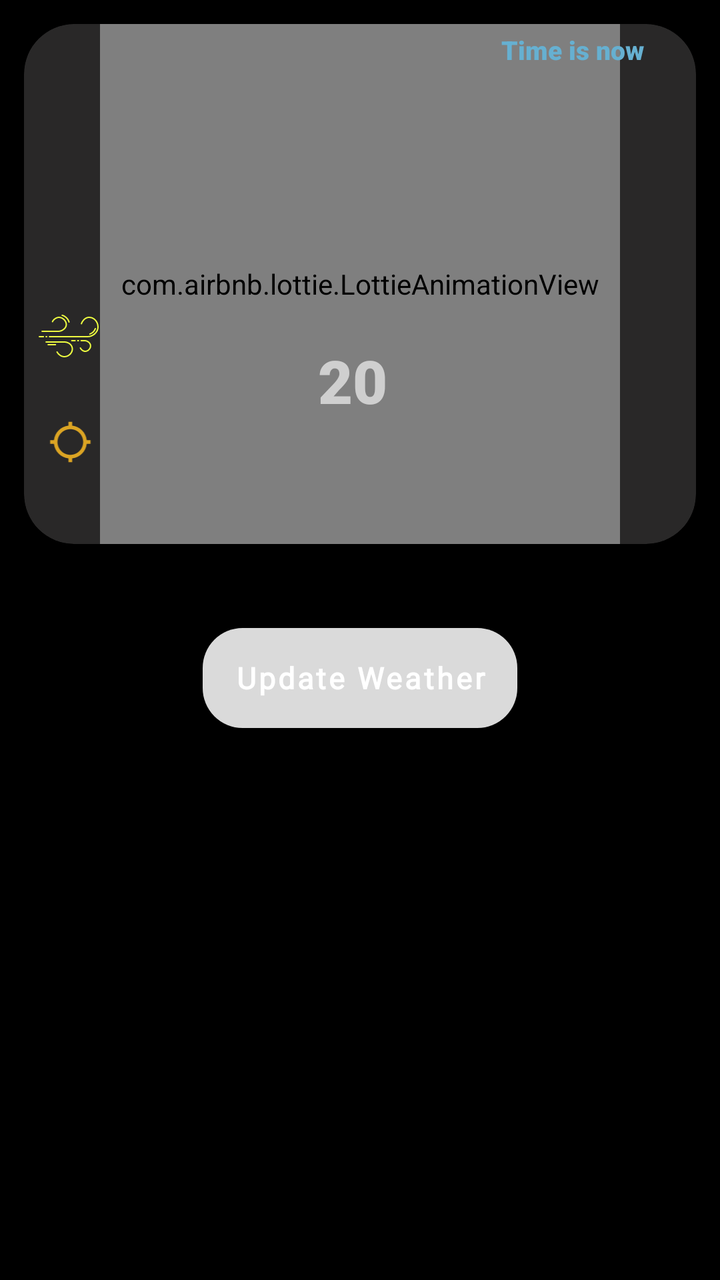
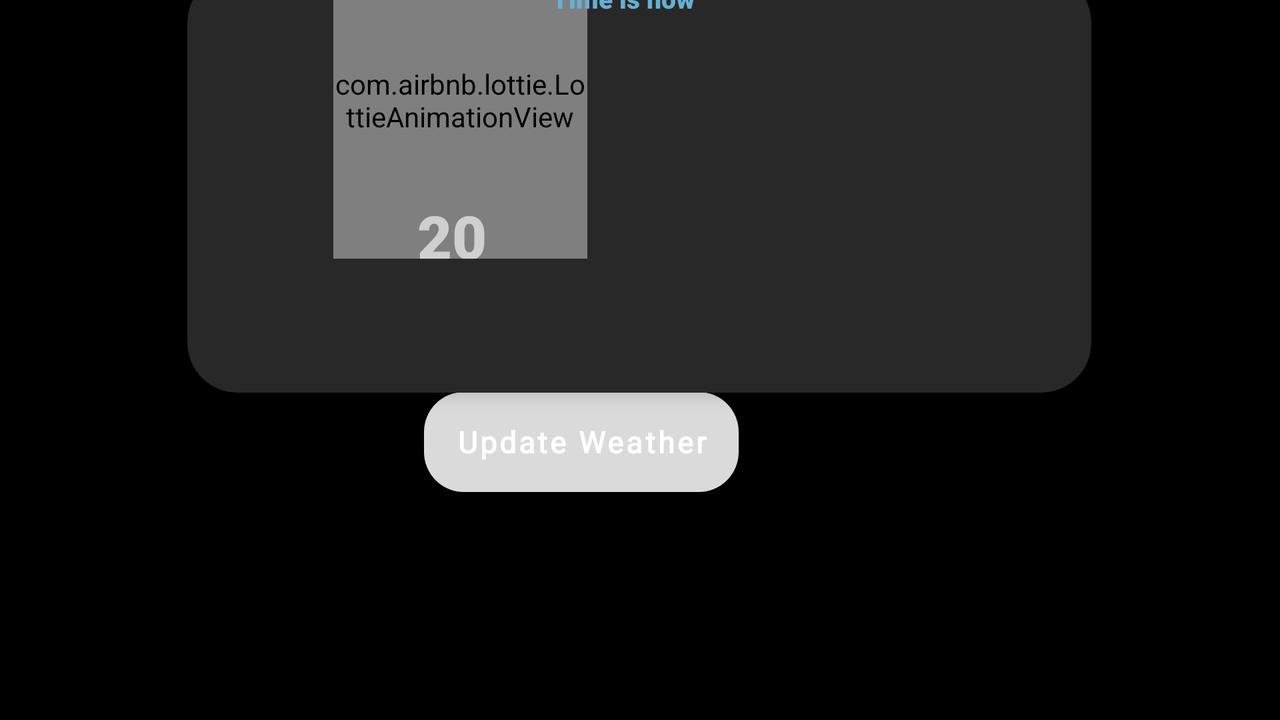

The same Android screen from two of the app's own layout files: first res/layout/ as a phone draws it, then the repository's variant for another configuration, drawn on a device whose configuration selects that folder. Both files follow.
<!-- AndroidManifest.xml: application theme Theme.WeatherAppUsingOpenMeteo -->
<!-- res/layout/fragment_weather.xml -->
<?xml version="1.0" encoding="utf-8"?>
<androidx.constraintlayout.widget.ConstraintLayout xmlns:android="http://schemas.android.com/apk/res/android"
    xmlns:app="http://schemas.android.com/apk/res-auto"
    xmlns:tools="http://schemas.android.com/tools"
    android:layout_width="match_parent"
    android:layout_height="match_parent"
    tools:context=".presentation.MainActivity">

    <View
        android:id="@+id/view2"
        android:layout_width="match_parent"
        android:layout_height="match_parent"
        android:background="#000000" />
    

    <androidx.cardview.widget.CardView
        android:id="@+id/main_Cardview"
        android:layout_width="match_parent"
        android:layout_height="260dp"
        android:layout_margin="12dp"
        app:cardBackgroundColor="#292828"
        app:cardCornerRadius="25dp"
        app:cardElevation="5dp"
        app:layout_constraintBottom_toTopOf="@+id/button"
        app:layout_constraintEnd_toEndOf="parent"
        app:layout_constraintHorizontal_bias="0.0"
        app:layout_constraintStart_toStartOf="parent"
        app:layout_constraintTop_toTopOf="parent"
        app:layout_constraintVertical_bias="0.605">

        <androidx.constraintlayout.widget.ConstraintLayout
            android:layout_width="match_parent"
            android:layout_height="match_parent">


            <ImageView
                android:id="@+id/imageView"
                android:layout_width="70dp"
                android:layout_height="70dp"
                android:src="@drawable/ic_snowy"
                app:layout_constraintBottom_toBottomOf="parent"
                app:layout_constraintEnd_toEndOf="parent"
                app:layout_constraintHorizontal_bias="0.498"
                app:layout_constraintStart_toStartOf="parent"
                app:layout_constraintTop_toTopOf="parent"
                app:layout_constraintVertical_bias="0.4" />

            <com.airbnb.lottie.LottieAnimationView
                android:id="@+id/animationView"
                android:layout_width="0dp"
                android:layout_height="0dp"
                app:lottie_rawRes="@raw/sa"
                app:lottie_autoPlay="true"
                app:lottie_loop="true"
                app:layout_constraintTop_toTopOf="parent"
                app:layout_constraintBottom_toBottomOf="parent"
                app:layout_constraintStart_toStartOf="parent"
                app:layout_constraintEnd_toEndOf="parent"
                app:layout_constraintDimensionRatio="1:1"
                />

            <TextView
                android:id="@+id/textView"
                android:layout_width="wrap_content"
                android:layout_height="wrap_content"
                android:layout_marginTop="12dp"
                android:fontFamily="sans-serif-black"
                android:text="20 "
                android:textColor="#CFCFCF"
                android:textSize="30sp"
                app:layout_constraintEnd_toEndOf="parent"
                app:layout_constraintStart_toStartOf="parent"
                app:layout_constraintTop_toBottomOf="@+id/imageView" />

            <TextView
                android:id="@+id/ss"
                android:layout_width="wrap_content"
                android:layout_height="wrap_content"
                android:layout_marginBottom="28dp"
                android:fontFamily="sans-serif-black"
                android:text=""
                android:textColor="#40C4FF"
                android:textSize="18sp"
                app:layout_constraintBottom_toBottomOf="parent"
                app:layout_constraintEnd_toEndOf="parent"
                app:layout_constraintHorizontal_bias="0.498"
                app:layout_constraintStart_toStartOf="parent" />

            <TextView
                android:id="@+id/cityName"
                android:layout_width="wrap_content"
                android:layout_height="wrap_content"
                android:layout_marginTop="40dp"
                android:fontFamily="sans-serif-black"
                android:text=" "
                android:textColor="#66B0D1"
                android:textSize="22sp"
                app:layout_constraintEnd_toEndOf="parent"
                app:layout_constraintHorizontal_bias="0.474"
                app:layout_constraintStart_toStartOf="parent"
                app:layout_constraintTop_toTopOf="parent" />

            <ImageView
                android:id="@+id/windSpeed"
                android:layout_width="30dp"
                android:layout_height="24dp"
                android:layout_marginTop="144dp"
                android:src="@drawable/ic_wind"
                app:layout_constraintEnd_toStartOf="@+id/textView"
                app:layout_constraintHorizontal_bias="0.063"
                app:layout_constraintStart_toStartOf="parent"
                app:layout_constraintTop_toTopOf="parent" />

            <ImageView
                android:id="@+id/windDirection"
                android:layout_width="25dp"
                android:layout_height="22dp"
                android:layout_marginBottom="40dp"
                android:src="@drawable/wind_direction"
                app:layout_constraintBottom_toBottomOf="parent"
                app:layout_constraintEnd_toStartOf="@+id/ss"
                app:layout_constraintHorizontal_bias="0.076"
                app:layout_constraintStart_toStartOf="parent" />

            <TextView
                android:id="@+id/windSpeedText"
                android:layout_width="wrap_content"
                android:layout_height="wrap_content"
                android:text=""
                android:textSize="16sp"
                android:textColor="#D6D6D6"
                app:layout_constraintBottom_toBottomOf="parent"
                app:layout_constraintEnd_toStartOf="@+id/textView"
                app:layout_constraintHorizontal_bias="0.063"
                app:layout_constraintStart_toEndOf="@+id/windSpeed"
                app:layout_constraintTop_toTopOf="parent"
                app:layout_constraintVertical_bias="0.597" />

            <TextView
                android:id="@+id/windDirectionText"
                android:layout_width="wrap_content"
                android:layout_height="wrap_content"
                android:text=""
                android:textSize="16sp"
                android:textColor="#D6D6D6"
                app:layout_constraintBottom_toBottomOf="parent"
                app:layout_constraintEnd_toStartOf="@+id/ss"
                app:layout_constraintHorizontal_bias="0.139"
                app:layout_constraintStart_toEndOf="@+id/windDirection"
                app:layout_constraintTop_toTopOf="parent"
                app:layout_constraintVertical_bias="0.821" />

            <TextView
                android:id="@+id/timeText"
                android:layout_width="wrap_content"
                android:layout_height="wrap_content"
                android:layout_marginTop="4dp"
                android:fontFamily="sans-serif-black"
                android:text="Time is now "
                android:textColor="#66B0D1"
                android:textSize="13sp"
                app:layout_constraintEnd_toEndOf="parent"
                app:layout_constraintHorizontal_bias="0.771"
                app:layout_constraintStart_toEndOf="@+id/cityName"
                app:layout_constraintTop_toTopOf="parent" />

        </androidx.constraintlayout.widget.ConstraintLayout>
    </androidx.cardview.widget.CardView>


    <Button
        android:id="@+id/button"
        android:layout_width="wrap_content"
        android:layout_height="50dp"
        android:layout_margin="30dp"
        android:background="@drawable/custom_button"
        android:fontFamily="@font/allerta"
        android:text="Update Weather"
        android:textAllCaps="false"
        android:textColor="#FFFFFF"
        android:textSize="15sp"
        android:textStyle="bold"
        app:layout_constraintBottom_toTopOf="@+id/recyclerview_horizontal"
        app:layout_constraintEnd_toEndOf="parent"
        app:layout_constraintStart_toStartOf="parent"
        app:layout_constraintTop_toBottomOf="@+id/main_Cardview"
        app:layout_constraintVertical_bias="0.869" />

    <androidx.recyclerview.widget.RecyclerView
        android:id="@+id/recyclerview_horizontal"
        android:layout_width="match_parent"
        android:layout_marginTop="50dp"
        android:layout_height="0dp"
        android:layout_marginStart="4dp"
        android:layout_marginBottom="128dp"
        android:orientation="horizontal"
        app:layoutManager="androidx.recyclerview.widget.LinearLayoutManager"
        app:layout_constraintBottom_toBottomOf="parent"
        app:layout_constraintTop_toBottomOf="@+id/button"
        app:layout_constraintStart_toStartOf="parent"
     />


</androidx.constraintlayout.widget.ConstraintLayout>
<!-- resources referenced by this layout -->
<resources>
  <!-- drawable custom_button (drawable) -->
  <?xml version="1.0" encoding="utf-8"?>
  <shape xmlns:android="http://schemas.android.com/apk/res/android">
      <corners android:radius="20dp"/>
  
  
  </shape>
  <!-- drawable ic_wind: vector/xml drawable (drawable, 2199 chars, omitted) -->
  <!-- drawable wind_direction (drawable) -->
  <vector android:height="24dp" android:tint="#DBA423"
      android:viewportHeight="24" android:viewportWidth="24"
      android:width="24dp" xmlns:android="http://schemas.android.com/apk/res/android">
      <path android:fillColor="@android:color/white" android:pathData="M20.94,11c-0.46,-4.17 -3.77,-7.48 -7.94,-7.94V1h-2v2.06C6.83,3.52 3.52,6.83 3.06,11H1v2h2.06c0.46,4.17 3.77,7.48 7.94,7.94V23h2v-2.06c4.17,-0.46 7.48,-3.77 7.94,-7.94H23v-2h-2.06zM12,19c-3.87,0 -7,-3.13 -7,-7s3.13,-7 7,-7 7,3.13 7,7 -3.13,7 -7,7z"/>
  </vector>
  <style name="Theme.WeatherAppUsingOpenMeteo" parent="Theme.MaterialComponents.DayNight.NoActionBar">
          
          <item name="colorPrimary">#DADADA</item>
          <item name="colorPrimaryVariant">#000000</item>
          <item name="colorOnPrimary">#F89B9B</item>
          
          <item name="colorSecondary">@color/teal_200</item>
          <item name="colorSecondaryVariant">@color/teal_700</item>
          <item name="colorOnSecondary">@color/black</item>
          
          <item name="android:statusBarColor">?attr/colorPrimaryVariant</item>
          
      </style>
  <color name="teal_200">#FF03DAC5</color>
  <color name="teal_700">#FF018786</color>
  <color name="black">#FF000000</color>
</resources>
<!-- res/layout-land/fragment_weather.xml (the repository's variant of the layout above) -->
<!-- drawn on the phone turned sideways -->
<?xml version="1.0" encoding="utf-8"?>
<androidx.constraintlayout.widget.ConstraintLayout xmlns:android="http://schemas.android.com/apk/res/android"
    xmlns:app="http://schemas.android.com/apk/res-auto"
    xmlns:tools="http://schemas.android.com/tools"
    android:layout_width="match_parent"
    android:layout_height="match_parent"
    tools:context=".presentation.MainActivity">

    <View
        android:id="@+id/view2"
        android:layout_width="match_parent"
        android:layout_height="match_parent"
        android:background="#000000" />
    


    <androidx.cardview.widget.CardView
        android:id="@+id/main_Cardview"
        android:layout_width="452dp"
        android:layout_height="210dp"
        android:layout_marginStart="12dp"
        android:layout_marginEnd="12dp"
        app:cardBackgroundColor="#292828"
        app:cardCornerRadius="25dp"
        app:cardElevation="5dp"
        app:layout_constraintBottom_toTopOf="@+id/button"
        app:layout_constraintEnd_toEndOf="parent"
        app:layout_constraintHorizontal_bias="0.498"
        app:layout_constraintStart_toStartOf="parent"
        app:layout_constraintTop_toTopOf="parent"
        app:layout_constraintVertical_bias="0.605" >

        <androidx.constraintlayout.widget.ConstraintLayout
            android:layout_width="272dp"
            android:layout_height="143dp">


            <ImageView
                android:id="@+id/imageView"
                android:layout_width="70dp"
                android:layout_height="70dp"
                android:src="@drawable/ic_snowy"
                app:layout_constraintBottom_toBottomOf="parent"
                app:layout_constraintEnd_toEndOf="parent"
                app:layout_constraintHorizontal_bias="0.498"
                app:layout_constraintStart_toStartOf="parent"
                app:layout_constraintTop_toTopOf="parent"
                app:layout_constraintVertical_bias="0.4" />

            <com.airbnb.lottie.LottieAnimationView
                android:id="@+id/animationView"
                android:layout_width="127dp"
                android:layout_height="176dp"
                app:layout_constraintBottom_toBottomOf="parent"
                app:layout_constraintDimensionRatio="1:1"
                app:layout_constraintEnd_toEndOf="parent"
                app:layout_constraintHorizontal_bias="0.503"
                app:layout_constraintStart_toStartOf="parent"
                app:layout_constraintTop_toTopOf="parent"
                app:layout_constraintVertical_bias="0.757"
                app:lottie_autoPlay="true"
                app:lottie_loop="true"
                app:lottie_rawRes="@raw/sa" />

            <TextView
                android:id="@+id/textView"
                android:layout_width="wrap_content"
                android:layout_height="wrap_content"
                android:layout_marginTop="12dp"
                android:fontFamily="sans-serif-black"
                android:text="20 "
                android:textColor="#CFCFCF"
                android:textSize="30sp"
                app:layout_constraintEnd_toEndOf="parent"
                app:layout_constraintStart_toStartOf="parent"
                app:layout_constraintTop_toBottomOf="@+id/imageView" />

            <TextView
                android:id="@+id/ss"
                android:layout_width="wrap_content"
                android:layout_height="wrap_content"
                android:layout_marginBottom="28dp"
                android:fontFamily="sans-serif-black"
                android:text=""
                android:textColor="#40C4FF"
                android:textSize="18sp"
                app:layout_constraintBottom_toBottomOf="parent"
                app:layout_constraintEnd_toEndOf="parent"
                app:layout_constraintHorizontal_bias="0.498"
                app:layout_constraintStart_toStartOf="parent" />

            <TextView
                android:id="@+id/cityName"
                android:layout_width="wrap_content"
                android:layout_height="wrap_content"
                android:layout_marginTop="40dp"
                android:fontFamily="sans-serif-black"
                android:text=" "
                android:textColor="#66B0D1"
                android:textSize="22sp"
                app:layout_constraintEnd_toEndOf="parent"
                app:layout_constraintHorizontal_bias="0.474"
                app:layout_constraintStart_toStartOf="parent"
                app:layout_constraintTop_toTopOf="parent" />

            <TextView
                android:id="@+id/windSpeedText"
                android:layout_width="wrap_content"
                android:layout_height="wrap_content"
                android:text=""
                android:textColor="#D6D6D6"
                android:textSize="16sp"
                app:layout_constraintBottom_toBottomOf="parent"
                app:layout_constraintEnd_toStartOf="@+id/textView"
                app:layout_constraintTop_toTopOf="parent"
                app:layout_constraintVertical_bias="0.597" />

            <TextView
                android:id="@+id/windDirectionText"
                android:layout_width="wrap_content"
                android:layout_height="wrap_content"
                android:text=""
                android:textColor="#D6D6D6"
                android:textSize="16sp"
                app:layout_constraintBottom_toBottomOf="parent"
                app:layout_constraintEnd_toStartOf="@+id/ss"
                app:layout_constraintTop_toTopOf="parent"
                app:layout_constraintVertical_bias="0.821" />

            <TextView
                android:id="@+id/timeText"
                android:layout_width="wrap_content"
                android:layout_height="wrap_content"
                android:layout_marginTop="4dp"
                android:fontFamily="sans-serif-black"
                android:text="Time is now "
                android:textColor="#66B0D1"
                android:textSize="13sp"
                app:layout_constraintEnd_toEndOf="parent"
                app:layout_constraintHorizontal_bias="0.771"
                app:layout_constraintStart_toEndOf="@+id/cityName"
                app:layout_constraintTop_toTopOf="parent" />

        </androidx.constraintlayout.widget.ConstraintLayout>
    </androidx.cardview.widget.CardView>

    <Button
        android:id="@+id/button"
        android:layout_width="wrap_content"
        android:layout_height="50dp"
        android:background="@drawable/custom_button"
        android:fontFamily="@font/allerta"
        android:text="Update Weather"
        android:textAllCaps="false"
        android:textColor="#FFFFFF"
        android:textSize="15sp"
        android:textStyle="bold"
        app:layout_constraintBottom_toTopOf="@+id/recyclerview_horizontal"
        app:layout_constraintEnd_toEndOf="parent"
        app:layout_constraintHorizontal_bias="0.439"
        app:layout_constraintStart_toStartOf="parent"
        app:layout_constraintTop_toBottomOf="@+id/main_Cardview"
        app:layout_constraintVertical_bias="0.869" />

    <androidx.recyclerview.widget.RecyclerView
        android:id="@+id/recyclerview_horizontal"
        android:layout_width="match_parent"
        android:layout_height="0dp"
        android:layout_marginStart="4dp"
        android:layout_marginBottom="128dp"
        android:orientation="horizontal"
        app:layoutManager="androidx.recyclerview.widget.LinearLayoutManager"
        app:layout_constraintBottom_toBottomOf="parent"
        app:layout_constraintStart_toStartOf="parent"
     />


</androidx.constraintlayout.widget.ConstraintLayout>
<!-- resources referenced by the variant -->
<!-- as the phone turned sideways resolves them -->
<resources>
  <!-- drawable custom_button (drawable) -->
  <?xml version="1.0" encoding="utf-8"?>
  <shape xmlns:android="http://schemas.android.com/apk/res/android">
      <corners android:radius="20dp"/>
  
  
  </shape>
  <style name="Theme.WeatherAppUsingOpenMeteo" parent="Theme.MaterialComponents.DayNight.NoActionBar">
          
          <item name="colorPrimary">#DADADA</item>
          <item name="colorPrimaryVariant">#000000</item>
          <item name="colorOnPrimary">#F89B9B</item>
          
          <item name="colorSecondary">@color/teal_200</item>
          <item name="colorSecondaryVariant">@color/teal_700</item>
          <item name="colorOnSecondary">@color/black</item>
          
          <item name="android:statusBarColor">?attr/colorPrimaryVariant</item>
          
      </style>
  <color name="teal_200">#FF03DAC5</color>
  <color name="teal_700">#FF018786</color>
  <color name="black">#FF000000</color>
</resources>
